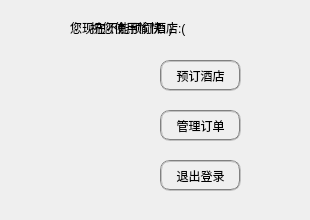
<?xml version="1.0" encoding="UTF-8"?>
<ui version="4.0">
 <class>customerDialog</class>
 <widget class="QDialog" name="customerDialog">
  <property name="geometry">
   <rect>
    <x>0</x>
    <y>0</y>
    <width>310</width>
    <height>220</height>
   </rect>
  </property>
  <property name="sizePolicy">
   <sizepolicy hsizetype="Fixed" vsizetype="Fixed">
    <horstretch>0</horstretch>
    <verstretch>0</verstretch>
   </sizepolicy>
  </property>
  <property name="minimumSize">
   <size>
    <width>310</width>
    <height>220</height>
   </size>
  </property>
  <property name="maximumSize">
   <size>
    <width>310</width>
    <height>220</height>
   </size>
  </property>
  <property name="windowTitle">
   <string>Nest</string>
  </property>
  <widget class="QPushButton" name="pushButton">
   <property name="geometry">
    <rect>
     <x>160</x>
     <y>60</y>
     <width>81</width>
     <height>31</height>
    </rect>
   </property>
   <property name="styleSheet">
    <string notr="true">QPushButton
{
font: 12pt &quot;华文楷体&quot;;
color:rgb(0, 0, 0);
border:2px groove gray;border-radius:10px;padding:2px 4px
}
QPushButton:hover
{
font: 12pt &quot;华文楷体&quot;;
color:rgb(117, 117, 117);
border:2px groove gray;border-radius:10px;padding:2px 4px
}
QPushButton:pressed
{
font: 12pt &quot;华文楷体&quot;;
color:rgb(182, 182, 182)
border:2px groove gray;border-radius:10px;padding:2px 4px
}
</string>
   </property>
   <property name="text">
    <string>预订酒店</string>
   </property>
  </widget>
  <widget class="QPushButton" name="pushButton_2">
   <property name="geometry">
    <rect>
     <x>160</x>
     <y>110</y>
     <width>81</width>
     <height>31</height>
    </rect>
   </property>
   <property name="styleSheet">
    <string notr="true">QPushButton
{
font: 12pt &quot;华文楷体&quot;;
color:rgb(0, 0, 0);
border:2px groove gray;border-radius:10px;padding:2px 4px
}
QPushButton:hover
{
font: 12pt &quot;华文楷体&quot;;
color:rgb(117, 117, 117);
border:2px groove gray;border-radius:10px;padding:2px 4px
}
QPushButton:pressed
{
font: 12pt &quot;华文楷体&quot;;
color:rgb(182, 182, 182)
border:2px groove gray;border-radius:10px;padding:2px 4px
}
</string>
   </property>
   <property name="text">
    <string>管理订单</string>
   </property>
  </widget>
  <widget class="QLabel" name="label">
   <property name="geometry">
    <rect>
     <x>90</x>
     <y>20</y>
     <width>121</width>
     <height>16</height>
    </rect>
   </property>
   <property name="styleSheet">
    <string notr="true">font: 12pt &quot;华文楷体&quot;;</string>
   </property>
   <property name="text">
    <string>祝您使用愉快: )</string>
   </property>
  </widget>
  <widget class="QLabel" name="label_2">
   <property name="geometry">
    <rect>
     <x>70</x>
     <y>20</y>
     <width>161</width>
     <height>16</height>
    </rect>
   </property>
   <property name="styleSheet">
    <string notr="true">font: 12pt &quot;华文楷体&quot;;</string>
   </property>
   <property name="text">
    <string>您现在不能预订酒店:(</string>
   </property>
  </widget>
  <widget class="QPushButton" name="pushButton_3">
   <property name="geometry">
    <rect>
     <x>160</x>
     <y>160</y>
     <width>81</width>
     <height>31</height>
    </rect>
   </property>
   <property name="styleSheet">
    <string notr="true">QPushButton
{
font: 12pt &quot;华文楷体&quot;;
color:rgb(0, 0, 0);
border:2px groove gray;border-radius:10px;padding:2px 4px
}
QPushButton:hover
{
font: 12pt &quot;华文楷体&quot;;
color:rgb(117, 117, 117);
border:2px groove gray;border-radius:10px;padding:2px 4px
}
QPushButton:pressed
{
font: 12pt &quot;华文楷体&quot;;
color:rgb(182, 182, 182)
border:2px groove gray;border-radius:10px;padding:2px 4px
}
</string>
   </property>
   <property name="text">
    <string>退出登录</string>
   </property>
  </widget>
 </widget>
 <resources/>
 <connections/>
</ui>
